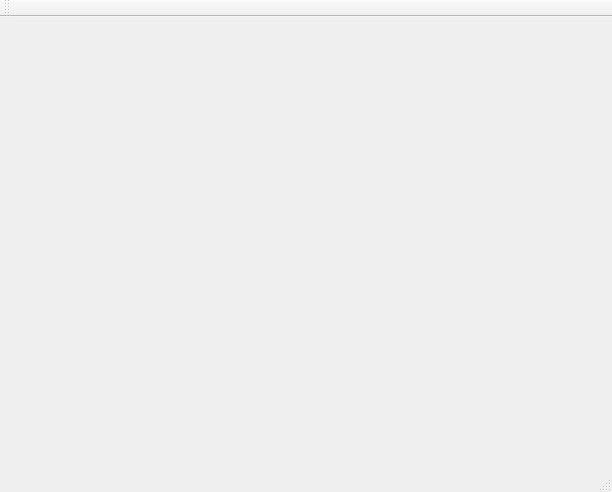
<?xml version="1.0" encoding="UTF-8"?>
<ui version="4.0">
 <class>KMainWindowClass</class>
 <widget class="QMainWindow" name="KMainWindowClass">
  <property name="geometry">
   <rect>
    <x>0</x>
    <y>0</y>
    <width>612</width>
    <height>492</height>
   </rect>
  </property>
  <property name="windowTitle">
   <string>KMainWindow</string>
  </property>
  <widget class="QWidget" name="centralWidget">
   <widget class="QLabel" name="label">
    <property name="geometry">
     <rect>
      <x>10</x>
      <y>220</y>
      <width>531</width>
      <height>371</height>
     </rect>
    </property>
    <property name="text">
     <string/>
    </property>
   </widget>
   <widget class="QWidget" name="widget" native="true">
    <property name="geometry">
     <rect>
      <x>160</x>
      <y>80</y>
      <width>291</width>
      <height>231</height>
     </rect>
    </property>
   </widget>
  </widget>
  <widget class="QMenuBar" name="menuBar">
   <property name="geometry">
    <rect>
     <x>0</x>
     <y>0</y>
     <width>612</width>
     <height>26</height>
    </rect>
   </property>
  </widget>
  <widget class="QToolBar" name="mainToolBar">
   <attribute name="toolBarArea">
    <enum>TopToolBarArea</enum>
   </attribute>
   <attribute name="toolBarBreak">
    <bool>false</bool>
   </attribute>
  </widget>
  <widget class="QStatusBar" name="statusBar"/>
 </widget>
 <layoutdefault spacing="6" margin="11"/>
 <resources>
  <include location="kmainwindow.qrc"/>
 </resources>
 <connections/>
</ui>
